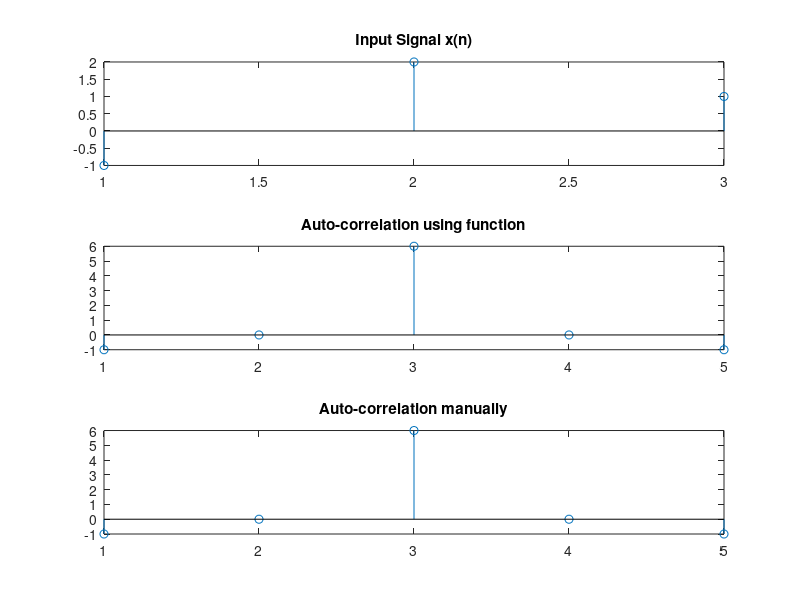

This chart was generated by the following MATLAB code:
x=[-1 2 1];
h=fliplr(x);
C=x.'*h;
k=length(x);
l=length(h);
n=k+l-1;
for i=1:n
    y(i)=0;
    for j=1:k
        s=i-j;
        m=i-j+1;
       if(s<k && m>0)  
            y(i)=y(i)+C(m,j);
        end
    end
end
z=xcorr(x);
subplot(3,1,1);
stem(x);
title('Input Signal x(n)');
subplot(3,1,2);
stem(z);
title('Auto-correlation using function');
subplot(3,1,3);
stem(y);
title('Auto-correlation manually');
